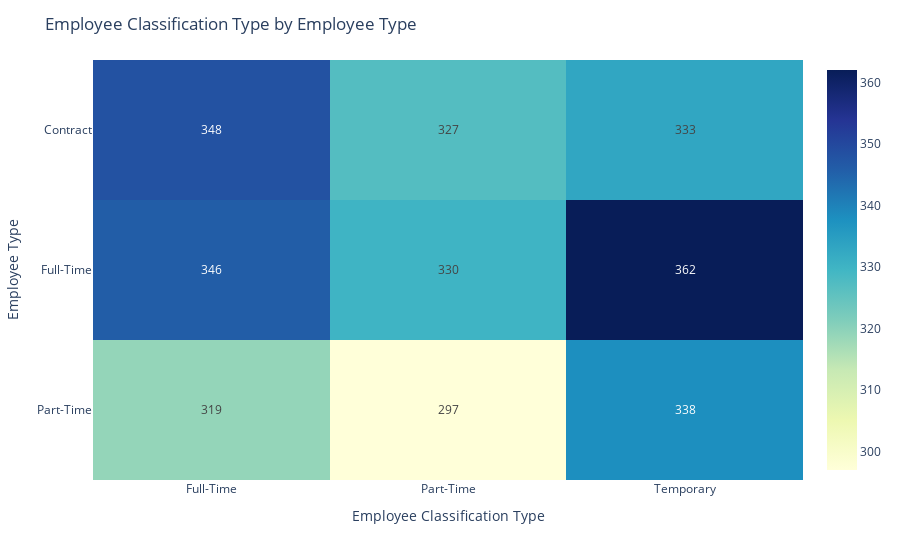

Notebook source saved alongside this figure:
### Code cell
ct_emptype_empclass = pd.crosstab(employee_df['EmployeeType'], employee_df['EmployeeClassificationType'])

fig = px.imshow(
    ct_emptype_empclass.values,
    x=ct_emptype_empclass.columns,
    y=ct_emptype_empclass.index,
    text_auto=True,
    color_continuous_scale='YlGnBu',
    aspect="auto"
)
fig.update_layout(
    title="Employee Classification Type by Employee Type",
    xaxis_title="Employee Classification Type",
    yaxis_title="Employee Type"
)
fig.show()

### Figure 1 — Plotly figure (JSON) as saved in the notebook; plotly's stock layout.template omitted (floating-point values rounded to 4 significant figures)
{"data": [{"coloraxis": "coloraxis", "hovertemplate": "x: %{x}<br>y: %{y}<br>color: %{z}<extra></extra>", "name": "0", "texttemplate": "%{z}", "type": "heatmap", "x": ["Full-Time", "Part-Time", "Temporary"], "xaxis": "x", "y": ["Contract", "Full-Time", "Part-Time"], "yaxis": "y", "z": [[348, 327, 333], [346, 330, 362], [319, 297, 338]]}], "layout": {"coloraxis": {"colorscale": [[0, "rgb(255,255,217)"], [0.125, "rgb(237,248,177)"], [0.25, "rgb(199,233,180)"], [0.375, "rgb(127,205,187)"], [0.5, "rgb(65,182,196)"], [0.625, "rgb(29,145,192)"], [0.75, "rgb(34,94,168)"], [0.875, "rgb(37,52,148)"], [1, "rgb(8,29,88)"]]}, "margin": {"t": 60}, "title": {"text": "Employee Classification Type by Employee Type"}, "xaxis": {"anchor": "y", "domain": [0, 1], "title": {"text": "Employee Classification Type"}}, "yaxis": {"anchor": "x", "autorange": "reversed", "domain": [0, 1], "title": {"text": "Employee Type"}}}}
